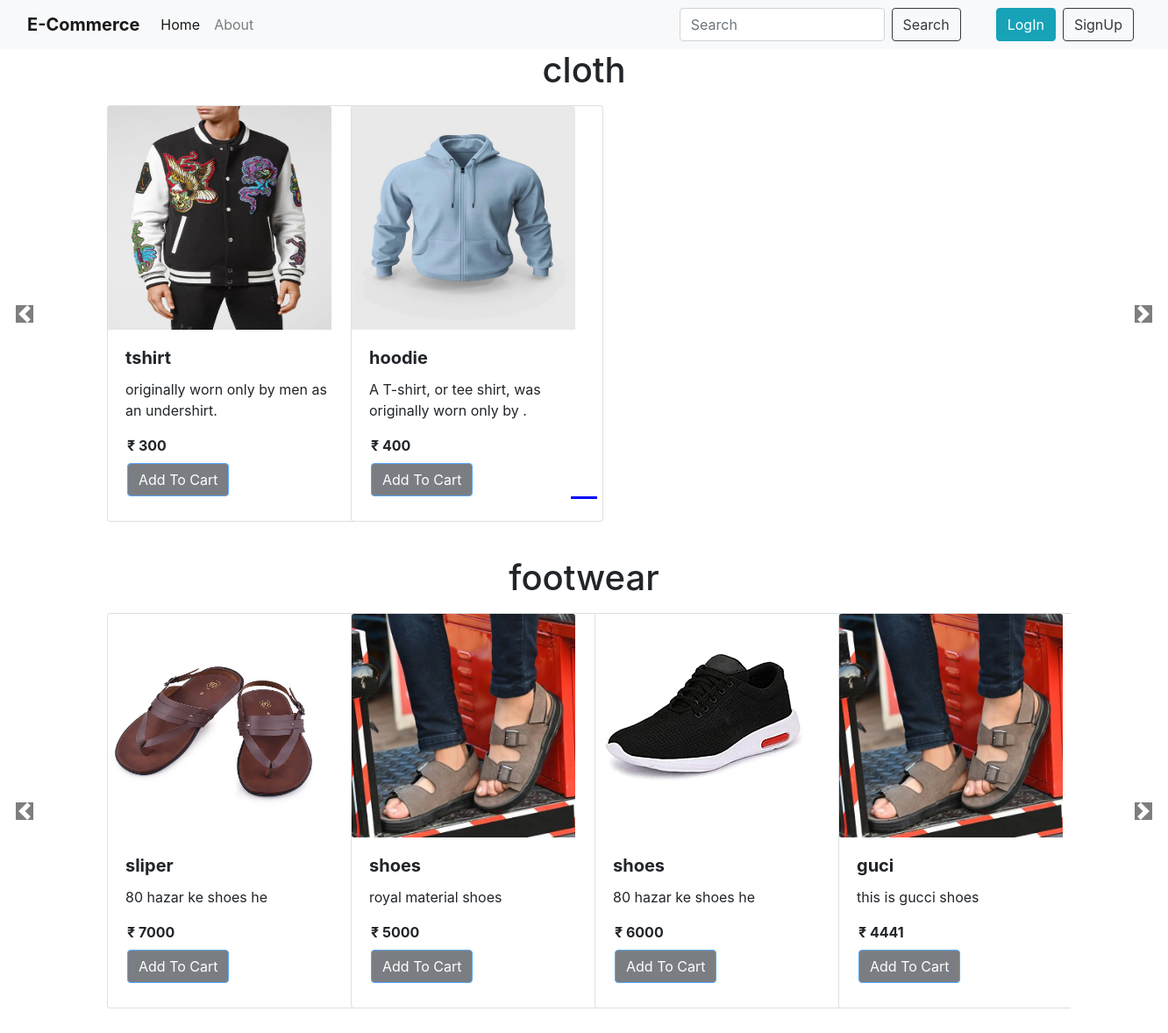
The page / on the database its author committed.
### core/models.py (models this page shows, shortened)
class Product(models.Model):
    pid = models.AutoField(primary_key=True)
    pname = models.CharField(max_length=50)
    pdesc = models.CharField(max_length=100,default="")
    pcategory = models.CharField(max_length=30,default="")
    psubcategory = models.CharField( max_length=50,default="")
    price = models.IntegerField(default=0)
    pdate = models.DateField()
    image = models.ImageField(upload_to="shop/image",default="")

### core/views.py (the view)
# urls.py: 2. Add a URL to urlpatterns:  path('', views.home, name='home')
def home(request):
    if not request.user.is_authenticated:
        count = 0
    else:
        count = Cart.objects.filter(user=request.user).count()
    products = Product.objects.all()
    allproducts = []
    catproduct = Product.objects.values('pcategory','pid')
    cats  = {item['pcategory'] for item in catproduct}
    for cat in cats:
        prod = Product.objects.filter(pcategory = cat)
        n = len(prod)
        nslides = n//4 + ceil(n/4-n//4)
        allproducts.append([prod,range(1,nslides),nslides])
    return render(request,'home.html',{"allproduct":allproducts,"count":count})

### core/templates/home.html (shortened to what this page needs)
{% extends 'base.html' %}
{% block home %}active{% endblock  %}
{% block body %}
{% load static %}
<div class="container">
    {% for product,range,nslides in allproduct %}
    <h1 class="text-center">{{product.0.pcategory}}</h1>
<div id="demo{{forloop.counter}}" class="carousel slide my-3" data-ride="carousel">
    <ul class="carousel-indicators">
      <li data-target="#demo{{forloop.counter}}" data-slide-to="0" class="active"></li>
       {% for i in range %}
      <li data-target="#demo{{forloop.parentloop.counter}}" data-slide-to="{{i}}" ></li>
      {% endfor %}
    </ul>
    <div class="container carousel-inner no-padding">
      <div class="carousel-item active">
        {% for i in product%}
        <div class="col-xs-3 col-sm-3 col-md-3">
          <div class="card" style="width: 18rem;">
            <img src='/media/{{i.image}}' class="card-img-top" alt="...">
            <div class="card-body">
              <h5 class="card-title font-weight-bold">{{i.pname}}</h5>
              <p class="card-text">{{i.pdesc}}</p>
              <span class="row"  style="margin-left:2px;"><b>&#8377; {{i.price}}</b></span>
              {% if user.is_authenticated %}
              <a href="/addcart?id={{i.pid}}" class="btn btn-primary row my-2 bg-dark" style="margin-left:2px;">Add To Cart</a>
              {% else %}
              <button href="" class="btn btn-primary bg-dark row my-2" disabled style="margin-left:2px;">Add To Cart</button>
              {% endif %}
            </div>
          </div>
        </div>
        {% if forloop.counter|divisibleby:4 and forloop.counter > 0 and not forloop.last %}
      </div><div class="carousel-item">
        {% endif %}
        {% endfor %}
    </div>
</div>
<a class="carousel-control-prev" href="#demo{{forloop.counter}}"  data-slide="prev">
    <span class="carousel-control-prev-icon"></span>
</a>
<a class="carousel-control-next" href="#demo{{forloop.counter}}" data-slide="next">
    <span class="carousel-control-next-icon"></span>
</a>
</div>
<br>
{% endfor %}
</div>
{% endblock %}

### core/templates/base.html (shortened to what this page needs)
<!doctype html>
<html lang="en">
  <head>
      <link rel="stylesheet" href="https://cdnjs.cloudflare.com/ajax/libs/font-awesome/4.7.0/css/font-awesome.min.css">
      <link rel="stylesheet" href="https://stackpath.bootstrapcdn.com/bootstrap/4.2.1/css/bootstrap.min.css">
    </head>
  <body style="max-width: 100%;overflow-x: hidden;">
    <nav class="navbar navbar-expand-lg navbar-light bg-light">
        <div class="container-fluid">
          <a class="navbar-brand font-weight-bolder" href="/">E-Commerce</a>
          <div class="collapse navbar-collapse" id="navbarSupportedContent">
            <ul class="navbar-nav me-auto mb-2 mb-lg-0">
              <li class="nav-item ">
                <a class="nav-link {% block home %}{% endblock home %}" aria-current="page" href="/">Home</a>
              </li>
              <li class="nav-item ">
                <a class="nav-link {% block about %}{% endblock about %}" aria-current="page" href="/about">About</a>
              </li>
        </ul>
          <form class="d-flex mx-3 flex-row" style="padding-left:41%;" role="search">
            <input class="form-control me-2" type="search" placeholder="Search" aria-label="Search">
            <button class="btn btn-outline-dark ml-2" type="submit">Search</button>
          </form>
          {% if user.is_authenticated %}
        <div class="dropdown ml-2" style="width:150px">
          <a class="btn btn-outline-dark dropdown-toggle"  href="#" role="button" data-bs-toggle="dropdown" aria-expanded="false">
            welcome {{user}}
          </a>
          <ul class="dropdown-menu px-2 ">
            <li><a class="dropdown-item" href="/signout">Logout</a></li>
          </ul>
        </div>
        <a href="/cart" class="ml-2 btn btn-light" style="height:50px"><span style="position:relative;top:-8px;left: 5px;">{{count}}</span>
          <i class="fa fa-shopping-cart" style="font-size:36px;color: #000000c2;position:relative ;bottom:20px"></i>
        </a>
        {% else %}
        <a class="btn btn-info my-2 my-sm-0 ml-4"   href="/signin">LogIn</a>
        <a class="btn btn-outline-dark  m-2 my-sm-0"  href="/signup">SignUp</a>
      </div>
        {% endif %}
        </div>
      </nav>
      {% block body %}{% endblock body %}
  </body>
</html>

### rows shown on the page
Product: pcategory "cloth", image (picture), pname "tshirt", pdesc "originally worn only by men as an undershirt.", price "300"
Product: image (picture), pname "hoodie", pdesc "A T-shirt, or tee shirt, was originally worn only by .", price "400"
Product: pcategory "footwear", image (picture), pname "sliper", pdesc "80 hazar ke shoes he", price "7000"
Product: image (picture), pname "shoes", pdesc "royal material shoes", price "5000"
Product: image (picture), pname "shoes", pdesc "80 hazar ke shoes he", price "6000"
Product: image (picture), pname "guci", pdesc "this is gucci shoes", price "4441"
